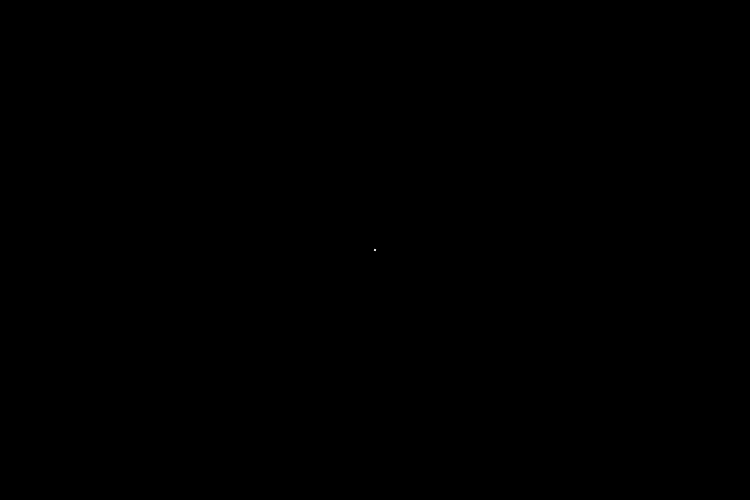
Frame 1 (no input)
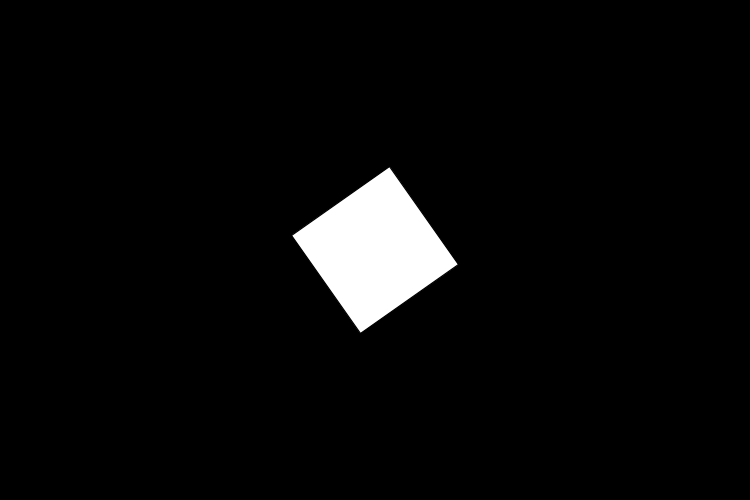
Frame 60 (the mouse pressed at the canvas centre just before this capture)
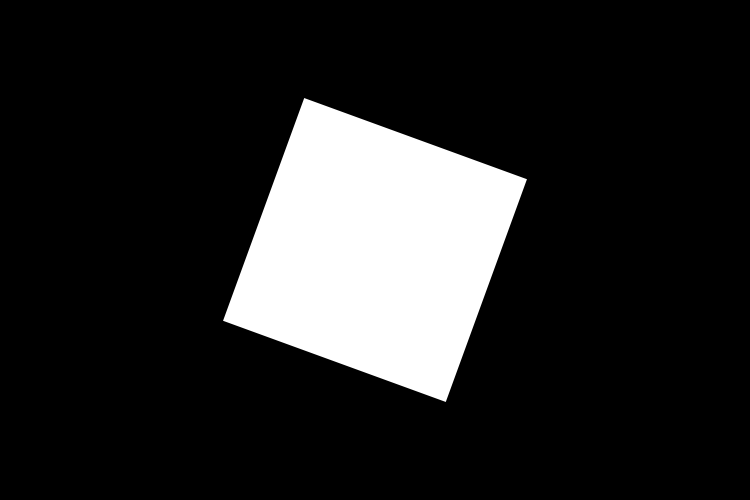
Frame 120 (the mouse held since frame 60 and released just before this capture)

The Processing sketch that drew these frames (run headless with seeded random() and noise(); from frame 60 on, the mouse is pressed at the canvas centre):

// Processing sketch: processing_129599
// ── processing_129599.pde

float timer = 0.0;
float myscale = 0.0;
float myscaleSpeed = 0.02;
float myscaleSpeedDown = -0.02;
float lx = 0.0;
float ly = 100.0;  
float endx = 500.0;
float endy = 100.0;

void setup()
{
  size(750, 500);
  frameRate(30);
}

void draw()
{
  background(0);
  timer = timer + (1.0 / 60.0);
  println(timer, myscale);
  
  if (timer > 0.0 && timer < 5.0)
  {
    myscale = myscale + myscaleSpeed;
    pushMatrix();
    translate(width/2, height/2);
    rotate(radians(timer * 775));
    scale(myscale);
    rectMode(CENTER);
    rect(0, 0, 100, 100);
    popMatrix();
  }
  
  else if (timer >= 5.0 && timer < 10.0)
  {
    myscale = myscale + myscaleSpeedDown;
    pushMatrix();
    translate(width/2, height/2);
    rotate(radians(timer * 775));
    scale(myscale);
    rectMode(CENTER);
    rect(0, 0, 100, 100);
    popMatrix();
  }
  
  else if (timer >= 10.0 && timer < 13.0)
  {
    rect(0, 0, 100, 100);
  }
  
  else if (timer >= 13.0 && timer < 16.0)
  {
    ellipse(300, 300, 200, 200);
  }
  
  else if (timer >= 16.0 && timer < 19.0)
  {
    triangle(77, 100, 150, 50, 100, 50);
  }
  
  else if (timer > 19.0)
  {
    stroke(255);
    float waveHeight = 5;
    float waveFrequency = 4;
    float nextX = lx + 1;
    float nextY = ly + waveHeight * sin(radians(lx * waveFrequency));
    line(lx, ly, nextX, nextY);
    ly = nextY;
    lx = nextX;
  }
}
